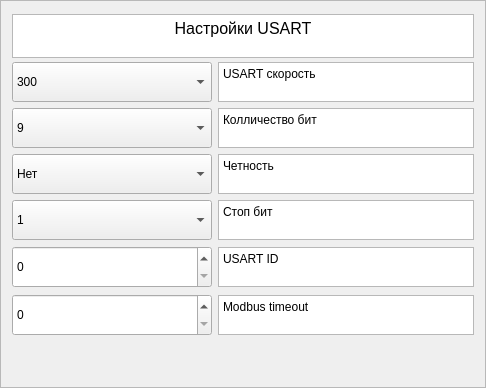
               <widget class="QFrame" name="frame_11">
                <property name="minimumSize">
                 <size>
                  <width>450</width>
                  <height>0</height>
                 </size>
                </property>
                <property name="maximumSize">
                 <size>
                  <width>550</width>
                  <height>500</height>
                 </size>
                </property>
                <property name="layoutDirection">
                 <enum>Qt::LayoutDirection::LeftToRight</enum>
                </property>
                <property name="frameShape">
                 <enum>QFrame::Shape::StyledPanel</enum>
                </property>
                <property name="frameShadow">
                 <enum>QFrame::Shadow::Raised</enum>
                </property>
                <layout class="QGridLayout" name="gridLayout_8">
                 <item row="3" column="0">
                  <widget class="QComboBox" name="comboBox_7">
                   <property name="sizePolicy">
                    <sizepolicy hsizetype="Expanding" vsizetype="Fixed">
                     <horstretch>0</horstretch>
                     <verstretch>0</verstretch>
                    </sizepolicy>
                   </property>
                   <property name="minimumSize">
                    <size>
                     <width>200</width>
                     <height>40</height>
                    </size>
                   </property>
                   <property name="layoutDirection">
                    <enum>Qt::LayoutDirection::LeftToRight</enum>
                   </property>
                   <item>
                    <property name="text">
                     <string>Нет</string>
                    </property>
                   </item>
                   <item>
                    <property name="text">
                     <string>Нечетная</string>
                    </property>
                   </item>
                   <item>
                    <property name="text">
                     <string>Четная</string>
                    </property>
                   </item>
                  </widget>
                 </item>
                 <item row="5" column="0">
                  <widget class="QSpinBox" name="spinBox_2">
                   <property name="sizePolicy">
                    <sizepolicy hsizetype="Expanding" vsizetype="Fixed">
                     <horstretch>0</horstretch>
                     <verstretch>0</verstretch>
                    </sizepolicy>
                   </property>
                   <property name="minimumSize">
                    <size>
                     <width>0</width>
                     <height>42</height>
                    </size>
                   </property>
                  </widget>
                 </item>
                 <item row="1" column="0">
                  <widget class="QComboBox" name="comboBox_5">
                   <property name="sizePolicy">
                    <sizepolicy hsizetype="Expanding" vsizetype="Fixed">
                     <horstretch>0</horstretch>
                     <verstretch>0</verstretch>
                    </sizepolicy>
                   </property>
                   <property name="minimumSize">
                    <size>
                     <width>200</width>
                     <height>40</height>
                    </size>
                   </property>
                   <property name="layoutDirection">
                    <enum>Qt::LayoutDirection::LeftToRight</enum>
                   </property>
                   <item>
                    <property name="text">
                     <string>300</string>
                    </property>
                   </item>
                   <item>
                    <property name="text">
                     <string>600</string>
                    </property>
                   </item>
                   <item>
                    <property name="text">
                     <string>1200</string>
                    </property>
                   </item>
                   <item>
                    <property name="text">
                     <string>2400</string>
                    </property>
                   </item>
                   <item>
                    <property name="text">
                     <string>4800</string>
                    </property>
                   </item>
                   <item>
                    <property name="text">
                     <string>9600</string>
                    </property>
                   </item>
                   <item>
                    <property name="text">
                     <string>14400</string>
                    </property>
                   </item>
                   <item>
                    <property name="text">
                     <string>19200</string>
                    </property>
                   </item>
                   <item>
                    <property name="text">
                     <string>38400</string>
                    </property>
                   </item>
                   <item>
                    <property name="text">
                     <string>56000</string>
                    </property>
                   </item>
                   <item>
                    <property name="text">
                     <string>57600</string>
                    </property>
                   </item>
                   <item>
                    <property name="text">
                     <string>115200</string>
                    </property>
                   </item>
                   <item>
                    <property name="text">
                     <string>128000</string>
                    </property>
                   </item>
                   <item>
                    <property name="text">
                     <string>230400</string>
                    </property>
                   </item>
                   <item>
                    <property name="text">
                     <string>256000</string>
                    </property>
                   </item>
                  </widget>
                 </item>
                 <item row="0" column="0" colspan="2">
                  <widget class="QTextBrowser" name="textBrowser_74">
                   <property name="sizePolicy">
                    <sizepolicy hsizetype="Minimum" vsizetype="Expanding">
                     <horstretch>0</horstretch>
                     <verstretch>0</verstretch>
                    </sizepolicy>
                   </property>
                   <property name="minimumSize">
                    <size>
                     <width>97</width>
                     <height>44</height>
                    </size>
                   </property>
                   <property name="maximumSize">
                    <size>
                     <width>16777215</width>
                     <height>40</height>
                    </size>
                   </property>
                   <property name="verticalScrollBarPolicy">
                    <enum>Qt::ScrollBarPolicy::ScrollBarAlwaysOff</enum>
                   </property>
                   <property name="horizontalScrollBarPolicy">
                    <enum>Qt::ScrollBarPolicy::ScrollBarAlwaysOff</enum>
                   </property>
                   <property name="html">
                    <string>&lt;!DOCTYPE HTML PUBLIC &quot;-//W3C//DTD HTML 4.0//EN&quot; &quot;http://www.w3.org/TR/REC-html40/strict.dtd&quot;&gt;
&lt;html&gt;&lt;head&gt;&lt;meta name=&quot;qrichtext&quot; content=&quot;1&quot; /&gt;&lt;meta charset=&quot;utf-8&quot; /&gt;&lt;style type=&quot;text/css&quot;&gt;
p, li { white-space: pre-wrap; }
hr { height: 1px; border-width: 0; }
li.unchecked::marker { content: &quot;\2610&quot;; }
li.checked::marker { content: &quot;\2612&quot;; }
&lt;/style&gt;&lt;/head&gt;&lt;body style=&quot; font-family:'Noto Sans SC'; font-size:9pt; font-weight:400; font-style:normal;&quot;&gt;
&lt;p align=&quot;center&quot; style=&quot; margin-top:0px; margin-bottom:0px; margin-left:0px; margin-right:0px; -qt-block-indent:0; text-indent:0px;&quot;&gt;&lt;span style=&quot; font-size:12pt;&quot;&gt;Настройки USART&lt;/span&gt;&lt;/p&gt;&lt;/body&gt;&lt;/html&gt;</string>
                   </property>
                  </widget>
                 </item>
                 <item row="7" column="0">
                  <spacer name="verticalSpacer">
                   <property name="orientation">
                    <enum>Qt::Orientation::Vertical</enum>
                   </property>
                   <property name="sizeHint" stdset="0">
                    <size>
                     <width>20</width>
                     <height>40</height>
                    </size>
                   </property>
                  </spacer>
                 </item>
                 <item row="5" column="1">
                  <widget class="QTextBrowser" name="textBrowser_66">
                   <property name="sizePolicy">
                    <sizepolicy hsizetype="Minimum" vsizetype="Expanding">
                     <horstretch>0</horstretch>
                     <verstretch>0</verstretch>
                    </sizepolicy>
                   </property>
                   <property name="minimumSize">
                    <size>
                     <width>97</width>
                     <height>0</height>
                    </size>
                   </property>
                   <property name="maximumSize">
                    <size>
                     <width>16777215</width>
                     <height>40</height>
                    </size>
                   </property>
                   <property name="verticalScrollBarPolicy">
                    <enum>Qt::ScrollBarPolicy::ScrollBarAlwaysOff</enum>
                   </property>
                   <property name="horizontalScrollBarPolicy">
                    <enum>Qt::ScrollBarPolicy::ScrollBarAlwaysOff</enum>
                   </property>
                   <property name="html">
                    <string>&lt;!DOCTYPE HTML PUBLIC &quot;-//W3C//DTD HTML 4.0//EN&quot; &quot;http://www.w3.org/TR/REC-html40/strict.dtd&quot;&gt;
&lt;html&gt;&lt;head&gt;&lt;meta name=&quot;qrichtext&quot; content=&quot;1&quot; /&gt;&lt;meta charset=&quot;utf-8&quot; /&gt;&lt;style type=&quot;text/css&quot;&gt;
p, li { white-space: pre-wrap; }
hr { height: 1px; border-width: 0; }
li.unchecked::marker { content: &quot;\2610&quot;; }
li.checked::marker { content: &quot;\2612&quot;; }
&lt;/style&gt;&lt;/head&gt;&lt;body style=&quot; font-family:'Noto Sans SC'; font-size:9pt; font-weight:400; font-style:normal;&quot;&gt;
&lt;p style=&quot; margin-top:0px; margin-bottom:0px; margin-left:0px; margin-right:0px; -qt-block-indent:0; text-indent:0px;&quot;&gt;USART ID&lt;/p&gt;&lt;/body&gt;&lt;/html&gt;</string>
                   </property>
                  </widget>
                 </item>
                 <item row="4" column="1">
                  <widget class="QTextBrowser" name="textBrowser_65">
                   <property name="sizePolicy">
                    <sizepolicy hsizetype="Minimum" vsizetype="Expanding">
                     <horstretch>0</horstretch>
                     <verstretch>0</verstretch>
                    </sizepolicy>
                   </property>
                   <property name="minimumSize">
                    <size>
                     <width>97</width>
                     <height>0</height>
                    </size>
                   </property>
                   <property name="maximumSize">
                    <size>
                     <width>16777215</width>
                     <height>40</height>
                    </size>
                   </property>
                   <property name="verticalScrollBarPolicy">
                    <enum>Qt::ScrollBarPolicy::ScrollBarAlwaysOff</enum>
                   </property>
                   <property name="horizontalScrollBarPolicy">
                    <enum>Qt::ScrollBarPolicy::ScrollBarAlwaysOff</enum>
                   </property>
                   <property name="html">
                    <string>&lt;!DOCTYPE HTML PUBLIC &quot;-//W3C//DTD HTML 4.0//EN&quot; &quot;http://www.w3.org/TR/REC-html40/strict.dtd&quot;&gt;
&lt;html&gt;&lt;head&gt;&lt;meta name=&quot;qrichtext&quot; content=&quot;1&quot; /&gt;&lt;meta charset=&quot;utf-8&quot; /&gt;&lt;style type=&quot;text/css&quot;&gt;
p, li { white-space: pre-wrap; }
hr { height: 1px; border-width: 0; }
li.unchecked::marker { content: &quot;\2610&quot;; }
li.checked::marker { content: &quot;\2612&quot;; }
&lt;/style&gt;&lt;/head&gt;&lt;body style=&quot; font-family:'Noto Sans SC'; font-size:9pt; font-weight:400; font-style:normal;&quot;&gt;
&lt;p style=&quot; margin-top:0px; margin-bottom:0px; margin-left:0px; margin-right:0px; -qt-block-indent:0; text-indent:0px;&quot;&gt;Стоп бит&lt;/p&gt;&lt;/body&gt;&lt;/html&gt;</string>
                   </property>
                  </widget>
                 </item>
                 <item row="3" column="1">
                  <widget class="QTextBrowser" name="textBrowser_64">
                   <property name="sizePolicy">
                    <sizepolicy hsizetype="Minimum" vsizetype="Expanding">
                     <horstretch>0</horstretch>
                     <verstretch>0</verstretch>
                    </sizepolicy>
                   </property>
                   <property name="minimumSize">
                    <size>
                     <width>97</width>
                     <height>0</height>
                    </size>
                   </property>
                   <property name="maximumSize">
                    <size>
                     <width>16777215</width>
                     <height>40</height>
                    </size>
                   </property>
                   <property name="verticalScrollBarPolicy">
                    <enum>Qt::ScrollBarPolicy::ScrollBarAlwaysOff</enum>
                   </property>
                   <property name="horizontalScrollBarPolicy">
                    <enum>Qt::ScrollBarPolicy::ScrollBarAlwaysOff</enum>
                   </property>
                   <property name="html">
                    <string>&lt;!DOCTYPE HTML PUBLIC &quot;-//W3C//DTD HTML 4.0//EN&quot; &quot;http://www.w3.org/TR/REC-html40/strict.dtd&quot;&gt;
&lt;html&gt;&lt;head&gt;&lt;meta name=&quot;qrichtext&quot; content=&quot;1&quot; /&gt;&lt;meta charset=&quot;utf-8&quot; /&gt;&lt;style type=&quot;text/css&quot;&gt;
p, li { white-space: pre-wrap; }
hr { height: 1px; border-width: 0; }
li.unchecked::marker { content: &quot;\2610&quot;; }
li.checked::marker { content: &quot;\2612&quot;; }
&lt;/style&gt;&lt;/head&gt;&lt;body style=&quot; font-family:'Noto Sans SC'; font-size:9pt; font-weight:400; font-style:normal;&quot;&gt;
&lt;p style=&quot; margin-top:0px; margin-bottom:0px; margin-left:0px; margin-right:0px; -qt-block-indent:0; text-indent:0px;&quot;&gt;Четность&lt;/p&gt;&lt;/body&gt;&lt;/html&gt;</string>
                   </property>
                  </widget>
                 </item>
                 <item row="2" column="1">
                  <widget class="QTextBrowser" name="textBrowser_63">
                   <property name="sizePolicy">
                    <sizepolicy hsizetype="Minimum" vsizetype="Expanding">
                     <horstretch>0</horstretch>
                     <verstretch>0</verstretch>
                    </sizepolicy>
                   </property>
                   <property name="minimumSize">
                    <size>
                     <width>97</width>
                     <height>0</height>
                    </size>
                   </property>
                   <property name="maximumSize">
                    <size>
                     <width>16777215</width>
                     <height>40</height>
                    </size>
                   </property>
                   <property name="verticalScrollBarPolicy">
                    <enum>Qt::ScrollBarPolicy::ScrollBarAlwaysOff</enum>
                   </property>
                   <property name="horizontalScrollBarPolicy">
                    <enum>Qt::ScrollBarPolicy::ScrollBarAlwaysOff</enum>
                   </property>
                   <property name="html">
                    <string>&lt;!DOCTYPE HTML PUBLIC &quot;-//W3C//DTD HTML 4.0//EN&quot; &quot;http://www.w3.org/TR/REC-html40/strict.dtd&quot;&gt;
&lt;html&gt;&lt;head&gt;&lt;meta name=&quot;qrichtext&quot; content=&quot;1&quot; /&gt;&lt;meta charset=&quot;utf-8&quot; /&gt;&lt;style type=&quot;text/css&quot;&gt;
p, li { white-space: pre-wrap; }
hr { height: 1px; border-width: 0; }
li.unchecked::marker { content: &quot;\2610&quot;; }
li.checked::marker { content: &quot;\2612&quot;; }
&lt;/style&gt;&lt;/head&gt;&lt;body style=&quot; font-family:'Noto Sans SC'; font-size:9pt; font-weight:400; font-style:normal;&quot;&gt;
&lt;p style=&quot; margin-top:0px; margin-bottom:0px; margin-left:0px; margin-right:0px; -qt-block-indent:0; text-indent:0px;&quot;&gt;Колличество бит&lt;/p&gt;&lt;/body&gt;&lt;/html&gt;</string>
                   </property>
                  </widget>
                 </item>
                 <item row="2" column="0">
                  <widget class="QComboBox" name="comboBox_6">
                   <property name="sizePolicy">
                    <sizepolicy hsizetype="Expanding" vsizetype="Fixed">
                     <horstretch>0</horstretch>
                     <verstretch>0</verstretch>
                    </sizepolicy>
                   </property>
                   <property name="minimumSize">
                    <size>
                     <width>200</width>
                     <height>40</height>
                    </size>
                   </property>
                   <property name="layoutDirection">
                    <enum>Qt::LayoutDirection::LeftToRight</enum>
                   </property>
                   <item>
                    <property name="text">
                     <string>9</string>
                    </property>
                   </item>
                   <item>
                    <property name="text">
                     <string>8</string>
                    </property>
                   </item>
                  </widget>
                 </item>
                 <item row="1" column="1">
                  <widget class="QTextBrowser" name="textBrowser_62">
                   <property name="sizePolicy">
                    <sizepolicy hsizetype="Minimum" vsizetype="Expanding">
                     <horstretch>0</horstretch>
                     <verstretch>0</verstretch>
                    </sizepolicy>
                   </property>
                   <property name="minimumSize">
                    <size>
                     <width>97</width>
                     <height>0</height>
                    </size>
                   </property>
                   <property name="maximumSize">
                    <size>
                     <width>16777215</width>
                     <height>40</height>
                    </size>
                   </property>
                   <property name="verticalScrollBarPolicy">
                    <enum>Qt::ScrollBarPolicy::ScrollBarAlwaysOff</enum>
                   </property>
                   <property name="horizontalScrollBarPolicy">
                    <enum>Qt::ScrollBarPolicy::ScrollBarAlwaysOff</enum>
                   </property>
                   <property name="html">
                    <string>&lt;!DOCTYPE HTML PUBLIC &quot;-//W3C//DTD HTML 4.0//EN&quot; &quot;http://www.w3.org/TR/REC-html40/strict.dtd&quot;&gt;
&lt;html&gt;&lt;head&gt;&lt;meta name=&quot;qrichtext&quot; content=&quot;1&quot; /&gt;&lt;meta charset=&quot;utf-8&quot; /&gt;&lt;style type=&quot;text/css&quot;&gt;
p, li { white-space: pre-wrap; }
hr { height: 1px; border-width: 0; }
li.unchecked::marker { content: &quot;\2610&quot;; }
li.checked::marker { content: &quot;\2612&quot;; }
&lt;/style&gt;&lt;/head&gt;&lt;body style=&quot; font-family:'Noto Sans SC'; font-size:9pt; font-weight:400; font-style:normal;&quot;&gt;
&lt;p style=&quot; margin-top:0px; margin-bottom:0px; margin-left:0px; margin-right:0px; -qt-block-indent:0; text-indent:0px;&quot;&gt;USART скорость&lt;/p&gt;&lt;/body&gt;&lt;/html&gt;</string>
                   </property>
                  </widget>
                 </item>
                 <item row="4" column="0">
                  <widget class="QComboBox" name="comboBox_8">
                   <property name="sizePolicy">
                    <sizepolicy hsizetype="Expanding" vsizetype="Fixed">
                     <horstretch>0</horstretch>
                     <verstretch>0</verstretch>
                    </sizepolicy>
                   </property>
                   <property name="minimumSize">
                    <size>
                     <width>200</width>
                     <height>40</height>
                    </size>
                   </property>
                   <property name="layoutDirection">
                    <enum>Qt::LayoutDirection::LeftToRight</enum>
                   </property>
                   <item>
                    <property name="text">
                     <string>1</string>
                    </property>
                   </item>
                   <item>
                    <property name="text">
                     <string>2</string>
                    </property>
                   </item>
                  </widget>
                 </item>
                 <item row="6" column="0">
                  <widget class="QSpinBox" name="spinBox_3">
                   <property name="sizePolicy">
                    <sizepolicy hsizetype="Expanding" vsizetype="Fixed">
                     <horstretch>0</horstretch>
                     <verstretch>0</verstretch>
                    </sizepolicy>
                   </property>
                   <property name="minimumSize">
                    <size>
                     <width>0</width>
                     <height>42</height>
                    </size>
                   </property>
                  </widget>
                 </item>
                 <item row="6" column="1">
                  <widget class="QTextBrowser" name="textBrowser_67">
                   <property name="sizePolicy">
                    <sizepolicy hsizetype="Minimum" vsizetype="Expanding">
                     <horstretch>0</horstretch>
                     <verstretch>0</verstretch>
                    </sizepolicy>
                   </property>
                   <property name="minimumSize">
                    <size>
                     <width>97</width>
                     <height>0</height>
                    </size>
                   </property>
                   <property name="maximumSize">
                    <size>
                     <width>16777215</width>
                     <height>40</height>
                    </size>
                   </property>
                   <property name="verticalScrollBarPolicy">
                    <enum>Qt::ScrollBarPolicy::ScrollBarAlwaysOff</enum>
                   </property>
                   <property name="horizontalScrollBarPolicy">
                    <enum>Qt::ScrollBarPolicy::ScrollBarAlwaysOff</enum>
                   </property>
                   <property name="html">
                    <string>&lt;!DOCTYPE HTML PUBLIC &quot;-//W3C//DTD HTML 4.0//EN&quot; &quot;http://www.w3.org/TR/REC-html40/strict.dtd&quot;&gt;
&lt;html&gt;&lt;head&gt;&lt;meta name=&quot;qrichtext&quot; content=&quot;1&quot; /&gt;&lt;meta charset=&quot;utf-8&quot; /&gt;&lt;style type=&quot;text/css&quot;&gt;
p, li { white-space: pre-wrap; }
hr { height: 1px; border-width: 0; }
li.unchecked::marker { content: &quot;\2610&quot;; }
li.checked::marker { content: &quot;\2612&quot;; }
&lt;/style&gt;&lt;/head&gt;&lt;body style=&quot; font-family:'Noto Sans SC'; font-size:9pt; font-weight:400; font-style:normal;&quot;&gt;
&lt;p style=&quot; margin-top:0px; margin-bottom:0px; margin-left:0px; margin-right:0px; -qt-block-indent:0; text-indent:0px;&quot;&gt;Modbus timeout&lt;/p&gt;&lt;/body&gt;&lt;/html&gt;</string>
                   </property>
                  </widget>
                 </item>
                </layout>
               </widget>
